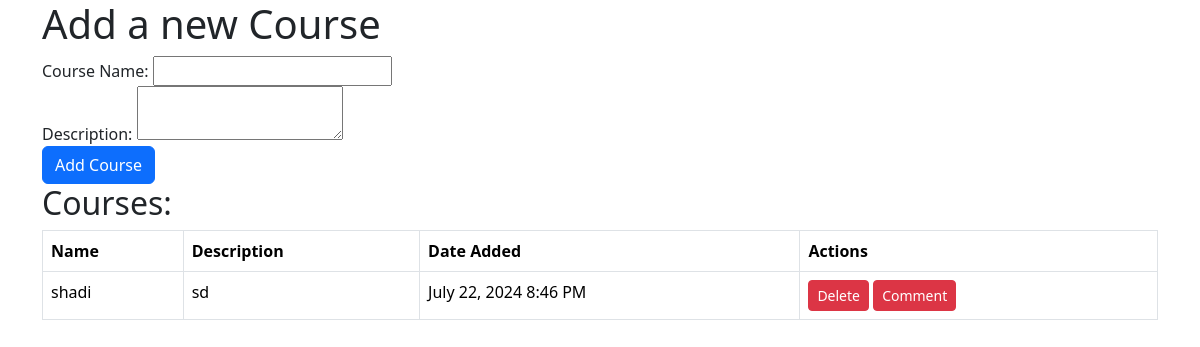
Before: / with the older database file.
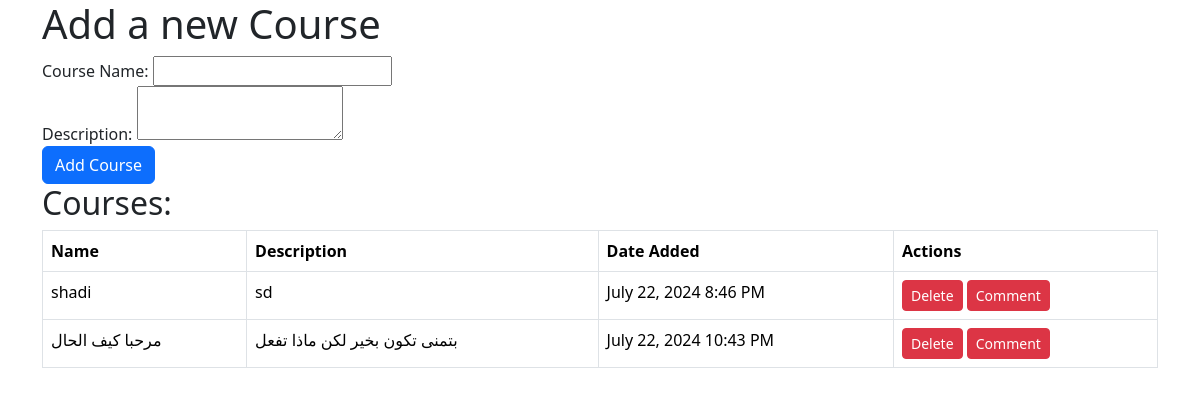
After: the same page with the newer database file.
### course_app/models.py (models this page shows, shortened)
class Course(models.Model):
    name=models.CharField(max_length=100)
    created_at=models.DateTimeField(auto_now_add=True)
    Description=models.OneToOneField(Description,on_delete=models.CASCADE) #link
    updated_at = models.DateTimeField(auto_now=True)
    objects = CourseManager()    # add this line!

class Description (models.Model):
    descript=models.TextField(blank=True)
    created_at=models.DateTimeField(auto_now_add=True)
    updated_at = models.DateTimeField(auto_now=True)

### course_app/views.py (the view)
def index(request):
    context={'courses':getallcourse() ,
            "descriptions" :getalldescription()}
    return render (request,'index.html',context  )

### course_app/models.py (called while the page is built)
def getalldescription():
    return Description.objects.all()

def getallcourse():
    return Course.objects.all()

### course_app/templates/index.html (shortened to what this page needs)
<!DOCTYPE html>
<html lang="en">
<head>
    <link href="https://cdn.jsdelivr.net/npm/bootstrap@5.3.3/dist/css/bootstrap.min.css" rel="stylesheet"
>
</head>
<body>
    <div class="container">
        <h1>Add a new Course</h1>
        <form method="post" action="/course_add">
            <label for="name">Course Name:</label>
            <input type="text" id="name" name="name" required><br>
            <label for="description">Description:</label>
            <textarea id="description" name="description" required></textarea><br>
            <button type="submit" class="btn btn-primary">Add Course</button>
        </form>
        <h2>Courses:</h2>
        <table class="table table-bordered">
            <thead>
                <tr>
                    <th>Name</th>
                    <th>Description</th>
                    <th>Date Added</th>
                    <th>Actions</th>
                </tr>
            </thead>
            <tbody>
                {% for course in courses %}
                <tr>
                    <td>{{ course.name }}</td>
                    <td>{{ course.Description.descript}}</td>
                    <td>{{ course.created_at| date:"F j, Y g:i A"}}</td>
                    <td>
                        <a href="{% url 'confirm_delete' course.id %}" class="btn btn-danger btn-sm">Delete</a>
                        <a href="{% url 'comment' course.id %}" class="btn btn-danger btn-sm">Comment</a>
                    </td>
                </tr>
                {% endfor %}
            </tbody>
        </table>
    </div>
</body>
</html>

Changed rows visible on the page:
added Course: name "مرحبا كيف الحال", Description.descript "بتمنى تكون بخير لكن ماذا تفعل", created_at "July 22, 2024 10:43 PM"
